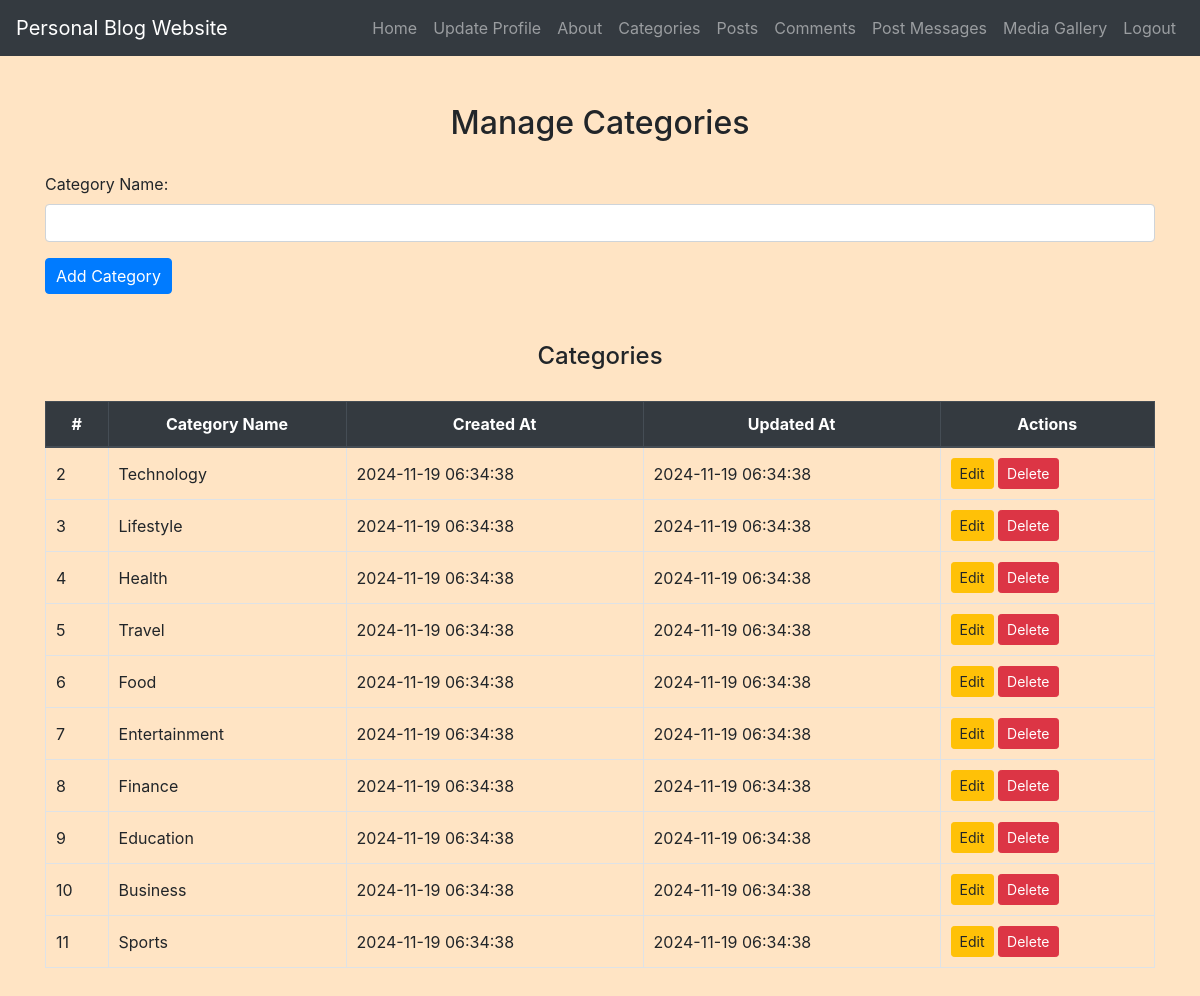
The page /creator/manage_categories.php (signed in) on the database its author committed.
### tables this page shows
CREATE TABLE `categories` (
  `id` int(11) NOT NULL,
  `name` varchar(255) NOT NULL,
  `created_at` timestamp NOT NULL DEFAULT current_timestamp(),
  `updated_at` timestamp NOT NULL DEFAULT current_timestamp() ON UPDATE current_timestamp()
);

### creator/manage_categories.php (the view, shortened to what this page needs)
<?php
include('config.php');
$sql = "SELECT id, name, created_at, updated_at FROM categories ORDER BY created_at DESC";
$result = mysqli_query($conn, $sql);
?>
<!DOCTYPE html>
<html>
<head>
    <link rel="stylesheet" href="https://maxcdn.bootstrapcdn.com/bootstrap/4.5.2/css/bootstrap.min.css">
    <link rel="stylesheet" href="../css/style.css">
</head>
<body>
<?php include('navbar.php'); ?>
<div class="container mt-5">
    <div class="text-center">
        <h2>Manage Categories</h2>
    </div>
    <div class="profile-container">
        <form method="post" action="<?php echo htmlspecialchars($_SERVER["PHP_SELF"]); ?>">
            <div class="form-group">
                <label for="category_name">Category Name:</label>
                <input type="text" class="form-control" name="category_name" required>
            </div>
            <button type="submit" name="add_category" class="btn btn-primary">Add Category</button>
        </form>
    </div>
    <div class="mt-5">
        <h4>Categories</h4>
        <table class="table table-bordered">
            <thead class="thead-dark">
                <tr>
                    <th>#</th>
                    <th>Category Name</th>
                    <th>Created At</th>
                    <th>Updated At</th>
                    <th>Actions</th>
                </tr>
            </thead>
            <tbody>
                <?php
                if (mysqli_num_rows($result) > 0) {
                    while ($row = mysqli_fetch_assoc($result)) {
                        echo '<tr>';
                        echo '<td>' . $row['id'] . '</td>';
                        echo '<td>' . $row['name'] . '</td>';
                        echo '<td>' . $row['created_at'] . '</td>';
                        echo '<td>' . $row['updated_at'] . '</td>';
                        echo '<td>
                                <a href="edit_category.php?id=' . $row['id'] . '" class="btn btn-warning btn-sm">Edit</a>
                                <a href="?delete_id=' . $row['id'] . '" class="btn btn-danger btn-sm" onclick="return confirm(\'Are you sure you want to delete this category?\')">Delete</a>
                              </td>';
                        echo '</tr>';
                    }
                } else {
                    echo '<tr><td colspan="5" class="text-center">No categories found.</td></tr>';
                }
                ?>
            </tbody>
        </table>
    </div>
</div>
</body>
</html>

### css/style.css (style rules this page uses)
body { background-color: bisque; }
h1, h2, h3, h4 { text-align: center; margin-top: 30px; margin-bottom: 30px; }
.container { margin-bottom: 40px; }
.table { width: 100%; border-collapse: collapse; margin-top: 20px; }
.table th, .table td { padding: 10px; border: 1px solid #dee2e6; }
.table thead th { background-color: #f8f9fa; font-weight: bold; text-align: center; }
.table tbody td { vertical-align: middle; }
.btn-primary { padding: 5px 10px; }

### rows shown on the page
categories: id "2", name "Technology", created_at "2024-11-19 06:34:38", updated_at "2024-11-19 06:34:38"
categories: id "3", name "Lifestyle", created_at "2024-11-19 06:34:38", updated_at "2024-11-19 06:34:38"
categories: id "4", name "Health", created_at "2024-11-19 06:34:38", updated_at "2024-11-19 06:34:38"
categories: id "5", name "Travel", created_at "2024-11-19 06:34:38", updated_at "2024-11-19 06:34:38"
categories: id "6", name "Food", created_at "2024-11-19 06:34:38", updated_at "2024-11-19 06:34:38"
categories: id "7", name "Entertainment", created_at "2024-11-19 06:34:38", updated_at "2024-11-19 06:34:38"
categories: id "8", name "Finance", created_at "2024-11-19 06:34:38", updated_at "2024-11-19 06:34:38"
categories: id "9", name "Education", created_at "2024-11-19 06:34:38", updated_at "2024-11-19 06:34:38"
categories: id "10", name "Business", created_at "2024-11-19 06:34:38", updated_at "2024-11-19 06:34:38"
categories: id "11", name "Sports", created_at "2024-11-19 06:34:38", updated_at "2024-11-19 06:34:38"
